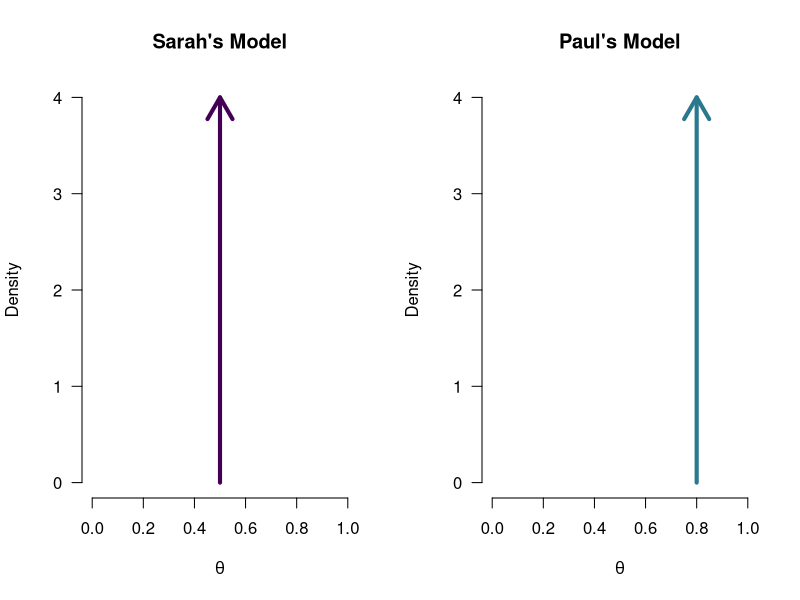
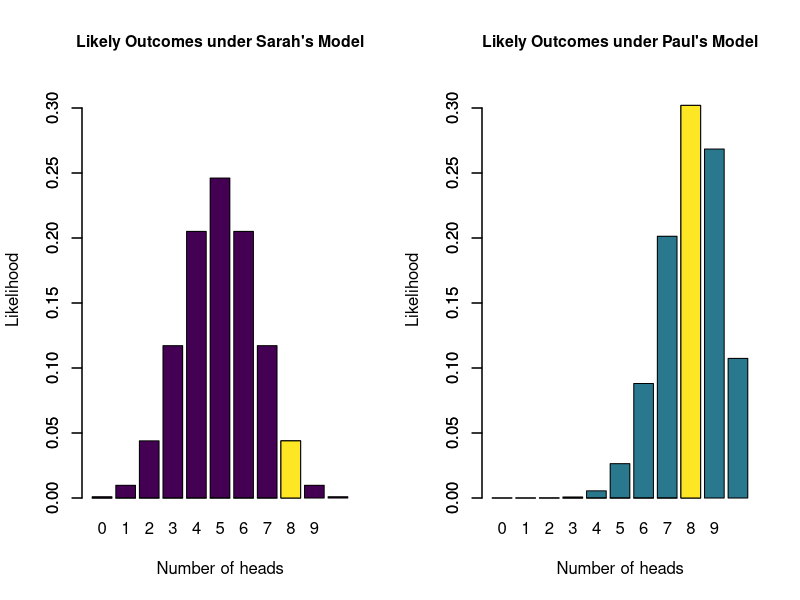
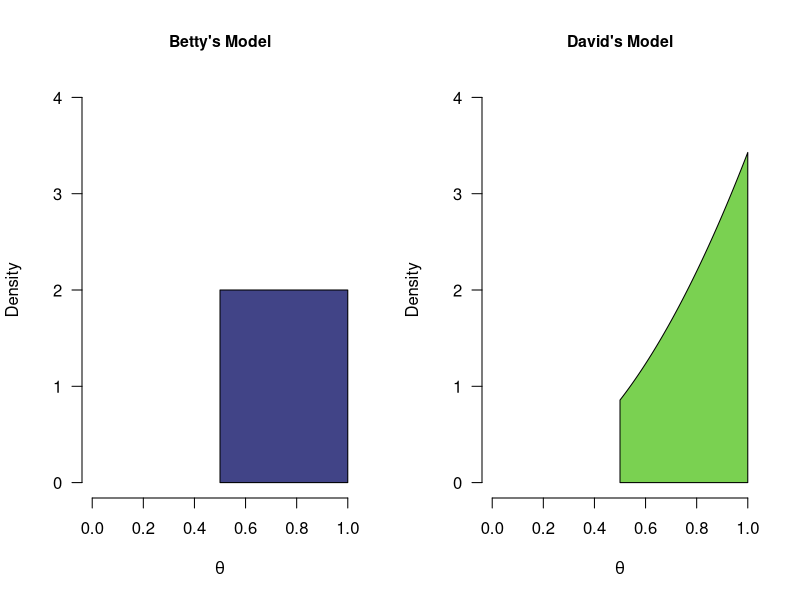
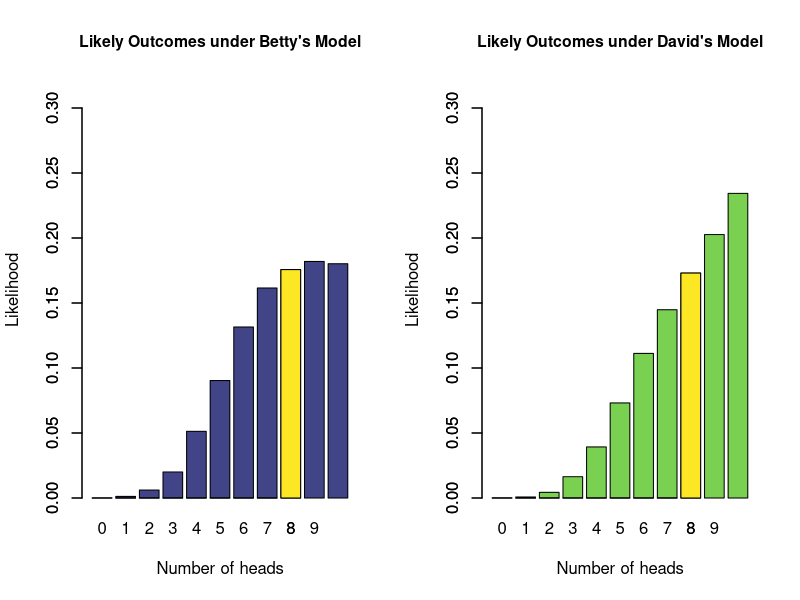

These figures' R source, in order:
## ---- chunk 1
#| label: fig-two-models-binomial
par(mfrow = c(1, 2))
cols <- viridis::viridis(6)
plot(1, 1, type ="n", xlim = c(0,1), ylim = c(0,4), bty = "n", main = "Sarah's Model",
     las = 1, xlab = expression(theta), ylab = "Density")
arrows(x0 = 0.5, x1 = 0.5, y0 = 0, y1 = 4.0, lwd = 4, col = cols[1])

plot(1, 1, type ="n", xlim = c(0,1), ylim = c(0,4), bty = "n", main = "Paul's Model", 
     las = 1, xlab = expression(theta), ylab = "Density")
arrows(x0 = 0.8, x1 = 0.8, y0 = 0, y1 = 4.0, lwd = 4, col = cols[3])
## ---- chunk 2
#| label: fig-two-models-likelihoods-binomial
par(mfrow = c(1, 2), cex.main = 0.95)
cols <- viridis::viridis(6)
barplot(dbinom(0:10, 10, 0.5), names.arg = 0:10, xlab = "Number of heads", ylab = "Likelihood",
        main = "Likely Outcomes under Sarah's Model", col = cols[1], ylim = c(0,0.32))
barplot(c(rep(0, 8), dbinom(8, 10, 0.5)), add = TRUE, col = cols[6])

barplot(dbinom(0:10, 10, 0.8), names.arg = 0:10, xlab = "Number of heads", ylab = "Likelihood",
        main = "Likely Outcomes under Paul's Model", col = cols[3], ylim = c(0,0.32))
barplot(c(rep(0, 8), dbinom(8, 10, 0.8)), add = TRUE, col = cols[6])

## ---- chunk 3
s.ml <- round(dbinom(8, 10, 0.5), 4)
p.ml <- round(dbinom(8, 10, 0.8), 4)
bf_sp <- round(s.ml / p.ml, 2)
bf_ps <- round(p.ml / s.ml, 2)
## ---- chunk 4
#| label: fig-two-models-binomial-onesided
par(mfrow = c(1, 2))
tBetFun <- function(x, shape1 = 1, shape2 = 1, side = "pos") {
  ds <- dbeta(x, shape1, shape2)
  if (side == "pos") {
    ds[x<0.5] <- 0
    ds <- ds / integrate(function(x) dbeta(x, shape1, shape2), lower = 0.5, upper = 1)[[1]]
  } else if (side == "neg") {
    ds[x>0.5] <- 0
    ds <- ds / integrate(function(x) dbeta(x, shape1, shape2), lower = 0, upper = 0.5)[[1]]
  }
  return(ds)
}
cols <- viridis::viridis(6)
plot(1, 1, type ="n", xlim = c(0,1), ylim = c(0,4), bty = "n", main = "Betty's Model",
     las = 1, xlab = expression(theta), ylab = "Density")
# curve(tBetFun(x, 1, 1), add = TRUE, col = cols[4], lwd = 4)
mySeq <- seq(0.5, 1, length.out = 1e3)
polygon(x =  c(mySeq, rev(mySeq)), y = c(rep(0, 1e3), tBetFun(mySeq, 1, 1)), col = cols[2]) 

plot(1, 1, type ="n", xlim = c(0,1), ylim = c(0,4), bty = "n", main = "David's Model", 
     las = 1, xlab = expression(theta), ylab = "Density")
# curve(tBetFun(x, 3, 1), add = TRUE, col = cols[5], lwd = 4)
polygon(x =  c(mySeq, rev(mySeq)), y = c(rep(0, 1e3), rev(tBetFun(mySeq, 3, 1))), col = cols[5]) 
# plot(1, 1, type ="n", xlim = c(0,1), ylim = c(0,4), bty = "n", main = "David's Model", 
#      las = 1, xlab = expression(theta), ylab = "Density")
# # curve(tBetFun(x, 3, 1), add = TRUE, col = cols[5], lwd = 4)
# mySeq <- seq(0, 1, length.out = 1e3)
# polygon(x =  c(mySeq, rev(mySeq)), y = c(rep(0, 1e3), rev(tBetFun(mySeq, 1, 1, "bla"))), col = cols[6])
## ---- chunk 5
#| label: fig-two-models-binomial-onesided-predictions
par(mfrow = c(1, 2), cex.main = 0.95)
cols <- viridis::viridis(6)

sampsU <- c(0:5, rbinom(1e5, 10, runif(1e5, 0.5, 1)))
barplot(table(sampsU)/1e5, names.arg = 0:10, xlab = "Number of heads", ylab = "Likelihood",
        main = "Likely Outcomes under Betty's Model", col = cols[2], ylim = c(0,0.32))
barplot(c(rep(0, 8), (table(sampsU)/1e5)[9]), add = TRUE, col = cols[6])

samps <- rbeta(1e5, 3, 1)
samps[samps<0.5] <- 1- samps[samps<0.5]
samps <- c(0:5, rbinom(1e5, 10, samps))
barplot(table(samps)/1e5, names.arg = 0:10, xlab = "Number of heads", ylab = "Likelihood",
        main = "Likely Outcomes under David's Model", col = cols[5], ylim = c(0,0.32))
barplot(c(rep(0, 8), (table(samps)/1e5)[9]), add = TRUE, col = cols[6])
# (table(samps)/1e5)[9] /(table(sampsU)/1e5)[9]

# samps <- rbeta(1e5, 3, 1)
# samps[samps<0.5] <- 1- samps[samps<0.5]
# samps <- c(0:5, rbinom(1e5, 10, samps))
# barplot(table(samps)/1e5, names.arg = 0:10, xlab = "Number of heads", ylab = "Likelihood",
#         main = "Likely Outcomes under David's Model", col = cols[5], ylim = c(0,0.32))
# barplot(c(rep(0, 4), (table(samps)/1e5)[5]), add = TRUE, col = cols[6])
